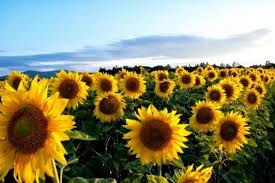
#> input picture togrey2.jpg, 275 x 183 px
$ python main.py
#> lines starting #> are read from the running program, lines starting #| are printed output that depends on the picture; after the words box and inside, x2 and y2 are one past the last pixel; in counts of white or black regions, pixels touching at a corner belong together
import cv2
import numpy as np

image = cv2.imread('togrey2.jpg')
#> image is the input picture: shape (183, 275, 3); mean B, G, R 103.2, 137.9, 141.3
#clonedan ozgartirish kiritish
image = cv2.cvtColor(image, cv2.COLOR_BGR2RGB)
#Hello
R = image[:, :, 0].astype(np.float32)
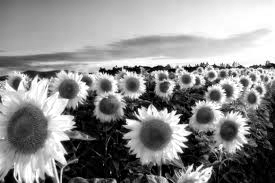
#> R: shape (183, 275) float32; min 0, max 255, mean 141.3
G = image[:, :, 1].astype(np.float32)
B = image[:, :, 2].astype(np.float32)
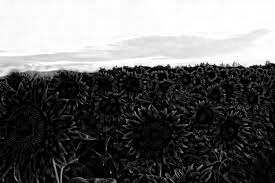
#> B: shape (183, 275) float32; min 0, max 255, mean 103.2

sum_rgb = R + G + B
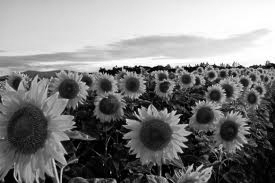
#> sum_rgb: shape (183, 275) float32; min 0, max 765, mean 382.5; drawn with min black and max white
#5-yuklash
sum_rgb[sum_rgb == 0] = 1e-6
#> sum_rgb: shape (183, 275) float32; 0.03% of pixels changed, all inside (x1, y1, x2, y2) = (112, 125, 275, 183)

r = R / sum_rgb
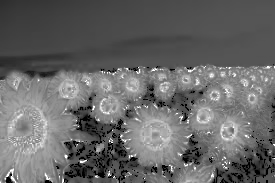
#> r: shape (183, 275) float32; min 0, max 1, mean 0.406
g = G / sum_rgb
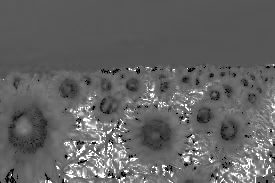
#> g: shape (183, 275) float32; min 0, max 1, mean 0.391
b = B / sum_rgb
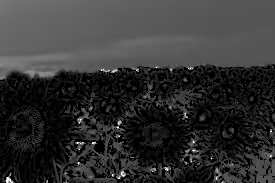
#> b: shape (183, 275) float32; min 0, max 1, mean 0.203

T = r * R + g * G + b * B
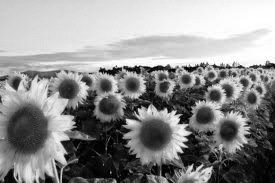
#> T: shape (183, 275) float32; min 0, max 255, mean 144.6

gray_image = T.astype(np.uint8)

cv2.imshow('Custom Grayscale', gray_image)
cv2.waitKey(0)
cv2.destroyAllWindows()

cv2.imwrite('kulrang_natiija.jpg', gray_image)
